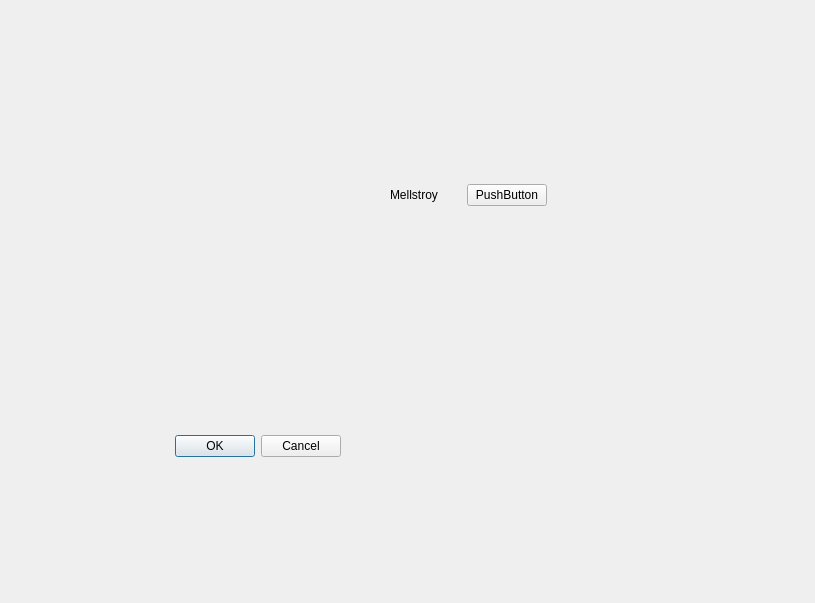
<?xml version="1.0" encoding="UTF-8"?>
<ui version="4.0">
 <class>Dialog</class>
 <widget class="QDialog" name="Dialog">
  <property name="geometry">
   <rect>
    <x>0</x>
    <y>0</y>
    <width>815</width>
    <height>603</height>
   </rect>
  </property>
  <property name="windowTitle">
   <string>Dialog</string>
  </property>
  <widget class="QDialogButtonBox" name="buttonBox">
   <property name="geometry">
    <rect>
     <x>0</x>
     <y>430</y>
     <width>341</width>
     <height>32</height>
    </rect>
   </property>
   <property name="orientation">
    <enum>Qt::Horizontal</enum>
   </property>
   <property name="standardButtons">
    <set>QDialogButtonBox::Cancel|QDialogButtonBox::Ok</set>
   </property>
  </widget>
  <widget class="QWidget" name="gridLayoutWidget">
   <property name="geometry">
    <rect>
     <x>390</x>
     <y>180</y>
     <width>157</width>
     <height>30</height>
    </rect>
   </property>
   <layout class="QHBoxLayout" name="horizontalLayout">
    <item>
     <widget class="QLabel" name="label">
      <property name="text">
       <string>Mellstroy</string>
      </property>
     </widget>
    </item>
    <item>
     <widget class="QPushButton" name="pushButton">
      <property name="text">
       <string>PushButton</string>
      </property>
     </widget>
    </item>
   </layout>
  </widget>
 </widget>
 <resources/>
 <connections>
  <connection>
   <sender>buttonBox</sender>
   <signal>accepted()</signal>
   <receiver>Dialog</receiver>
   <slot>accept()</slot>
   <hints>
    <hint type="sourcelabel">
     <x>248</x>
     <y>254</y>
    </hint>
    <hint type="destinationlabel">
     <x>157</x>
     <y>274</y>
    </hint>
   </hints>
  </connection>
  <connection>
   <sender>buttonBox</sender>
   <signal>rejected()</signal>
   <receiver>Dialog</receiver>
   <slot>reject()</slot>
   <hints>
    <hint type="sourcelabel">
     <x>316</x>
     <y>260</y>
    </hint>
    <hint type="destinationlabel">
     <x>286</x>
     <y>274</y>
    </hint>
   </hints>
  </connection>
 </connections>
</ui>
